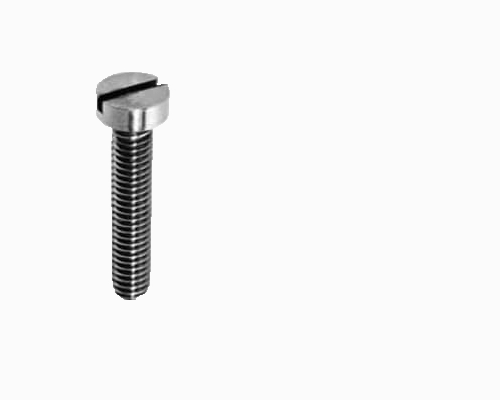
#> input picture frame 44 of bolts.mp4, 500 x 400 px
$ python tan.py
#> lines starting #> are read from the running program, lines starting #| are printed output that depends on the picture; after the words box and inside, x2 and y2 are one past the last pixel; in counts of white or black regions, pixels touching at a corner belong together
import cv2
import numpy as np
from time import sleep

min_width = 10
Height_min = 10

offset = 1

Line_pos = 6

delay = 60

detect = []
Bolts = 0


def pega_centro(x, y, w, h):
    x1 = int(w / 2)
    y1 = int(h / 2)
    cx = x + x1
    cy = y + y1
    return cx, cy


# url =('https://192.168.0.190:8080/video')
cap = cv2.VideoCapture('Bolts.mp4')
subtracao = cv2.createBackgroundSubtractorMOG2()

while True:
    ret, frame1 = cap.read()
#> frame1 is the input picture: shape (400, 500, 3); min 0, max 255, mean 243.6
    tempo = float(1 / delay)
    sleep(tempo)
    grey = cv2.cvtColor(frame1, cv2.COLOR_BGR2GRAY)
    blur = cv2.GaussianBlur(grey, (3, 3), 5)
    frame1_sub = subtracao.apply(blur)
#> frame1_sub: shape (400, 500); every value is 127
    dilat = cv2.dilate(frame1_sub, np.ones((5, 5)))
    kernel = cv2.getStructuringElement(cv2.MORPH_ELLIPSE, (5, 5))
    dilatada = cv2.morphologyEx(dilat, cv2.MORPH_CLOSE, kernel)
    ret, bin_img = cv2.threshold(dilatada, 250, 255, cv2.THRESH_BINARY_INV)
#> bin_img: shape (400, 500); every value is 255
    canny = cv2.Canny(bin_img, 250, 255)
#> canny: shape (400, 500); every value is 0
    # dilatada = cv2.morphologyEx(blur, cv2.MORPH_CLOSE, kernel)
    contours, h = cv2.findContours(dilat, cv2.RETR_EXTERNAL, cv2.CHAIN_APPROX_NONE)
#> contours = 1 contour; box (x1, y1, x2, y2) and area: (0, 0, 500, 400) 199101; h = [[-1, -1, -1, -1]]
    contours = sorted(contours, key=cv2.contourArea, reverse=True)

    cv2.line(frame1, (Line_pos, 100), (Line_pos, 350), (255, 255, 0), 5)
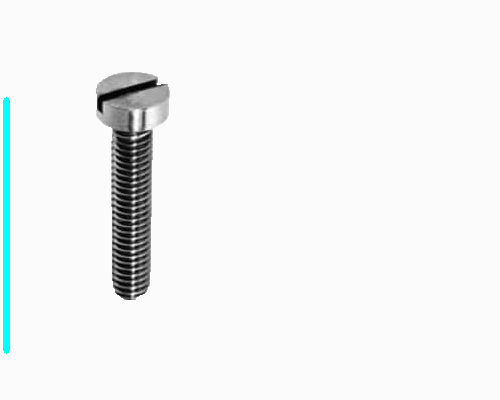
#> frame1: shape (400, 500, 3); 0.89% of pixels changed, all inside (x1, y1, x2, y2) = (3, 97, 10, 354)
    for cnt in contours:
        approx = cv2.approxPolyDP(cnt, 0.02 * cv2.arcLength(cnt, True), True)
        cv2.drawContours(frame1, [approx], 0, (0, 0, 255), 2)
        x = approx.ravel()[0]
        y = approx.ravel()[1] - 5
        x1, y1, w, h = cv2.boundingRect(approx)
        aspectRatio = float(w) / h
        print(aspectRatio)

        if (aspectRatio) >= 0.2 and (aspectRatio) < 0.4 :
            cv2.putText(frame1, "Slotted Head", (x, y), cv2.FONT_HERSHEY_SIMPLEX, 2, (0, 0, 0))
        elif (aspectRatio) >= 0.4 and (aspectRatio) <= 0.47:
            cv2.putText(frame1, "External Hex", (x, y), cv2.FONT_HERSHEY_SIMPLEX, 2, (0, 0, 0))
        elif (aspectRatio) >0.48:
            cv2.putText(frame1, "Dome Head", (x, y), cv2.FONT_HERSHEY_SIMPLEX, 2, (0, 0, 0))

        (x, y, w, h) = cv2.boundingRect(cnt)
        validar_cnt = (w >= min_width) and (h >= Height_min)
        if not validar_cnt:
            continue

        cv2.rectangle(frame1, (x, y), (x + w, y + h), (0, 255, 255), 2)
        centro = pega_centro(x, y, w, h)
        detect.append(centro)
        cv2.circle(frame1, centro, 6, (255, 255, 255), 2)

        for (x, y) in detect:
            if x < (Line_pos + offset):  # and x > (Line_pos - offset):
                Bolts += 1
                # cv2.line(frame1, (Line_pos, 100), (Line_pos, 350), (0, 255, 255), 9)
                cv2.line(frame1, (Line_pos, 100), (Line_pos, 350), (255, 255, 0), 5)
                detect.remove((x, y))
                print("Bolt is detected : " + str(Bolts))
#> this loop made 1 pass
#> (approx, aspectRatio) on pass 1: ([[0, 0], [0, 399], [499, 399], [499, 0]], 1.25)
#| 1.25
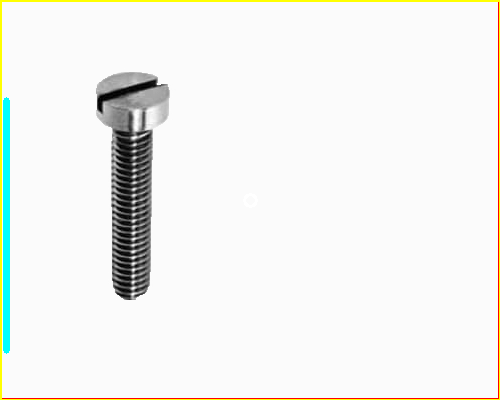
#> frame1: shape (400, 500, 3); 1.85% of pixels changed, all inside (x1, y1, x2, y2) = (0, 0, 500, 400)
#> after the loop, Bolts = 0; detect = [(250, 200)]

    cv2.putText(frame1, "Bolt Detected:" + str(Bolts), (5, 50), cv2.FONT_HERSHEY_COMPLEX_SMALL, 2, (0, 0, 255), 2)
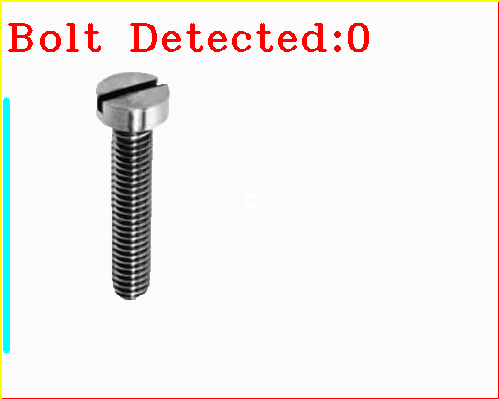
#> frame1: shape (400, 500, 3); 1.59% of pixels changed, all inside (x1, y1, x2, y2) = (8, 23, 369, 52)
    cv2.imshow("Video Original", frame1)
    cv2.imshow("Detector", dilat)
    cv2.imshow("can", canny)
    cv2.imshow("bin", bin_img)

    if cv2.waitKey(1) == 27:
#> (key Esc is pressed here)
        break

cv2.destroyAllWindows()
cap.release()

$ run again, starting later in the video
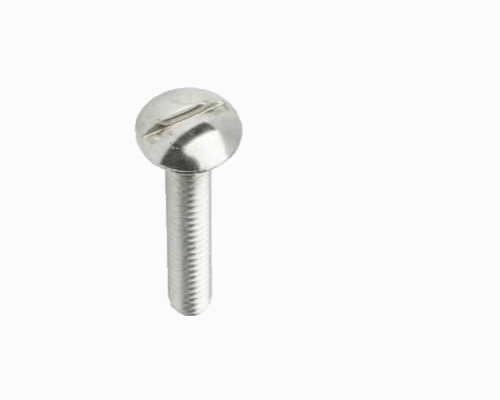
#> input picture frame 357 of bolts.mp4, 500 x 400 px
#> frame1 is the input picture: shape (400, 500, 3); mean B, G, R 246.4, 246.7, 246.7
#> frame1_sub: shape (400, 500); every value is 127
#> bin_img: shape (400, 500); every value is 255
#> canny: shape (400, 500); every value is 0
#> `contours, h = cv2.findContours(dilat, cv2.RETR_EXTERNAL, cv2.CHAIN_APP..`: contours = 1 contour; box (x1, y1, x2, y2) and area: (0, 0, 500, 400) 199101; h = [[-1, -1, -1, -1]]
#> the loop `for cnt in contours:` made 1 pass
#> (approx, aspectRatio) on pass 1: ([[0, 0], [0, 399], [499, 399], [499, 0]], 1.25)
#> (printed output is left out)
#> after the loop `for cnt in contours:`:
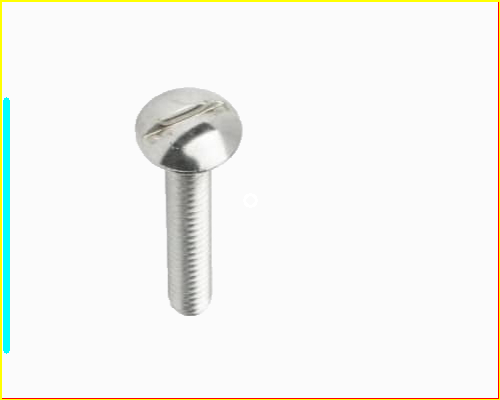
#> frame1: shape (400, 500, 3); mean B, G, R 241.9, 245.7, 244.5
#> after the loop `for cnt in contours:`: Bolts = 0; detect = [(250, 200)]
#> `cv2.putText(frame1, "Bolt Detected:" + str(Bolts), (5, 50), cv2.FONT_H..`:
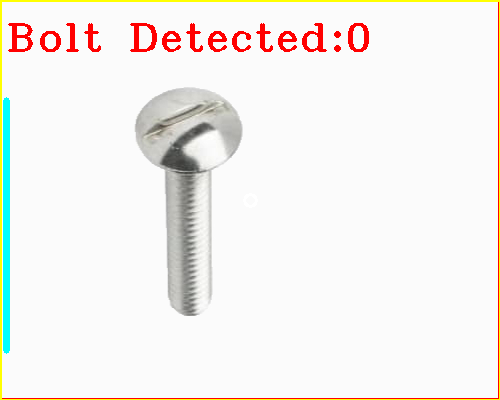
#> frame1: shape (400, 500, 3); 1.59% of pixels changed, all inside (x1, y1, x2, y2) = (8, 23, 369, 52)
